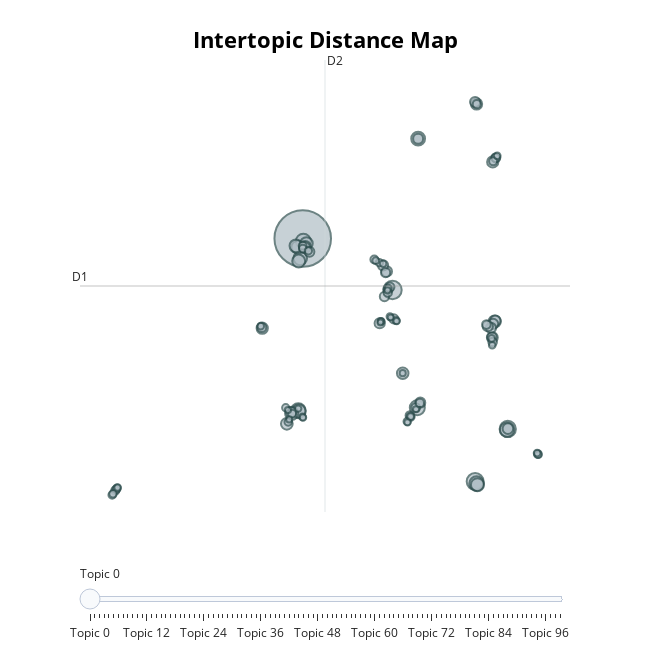

Write notebook code for a chart like this one.
### Markdown cell above
### Topics Visualization

### Code cell
model.visualize_topics()
